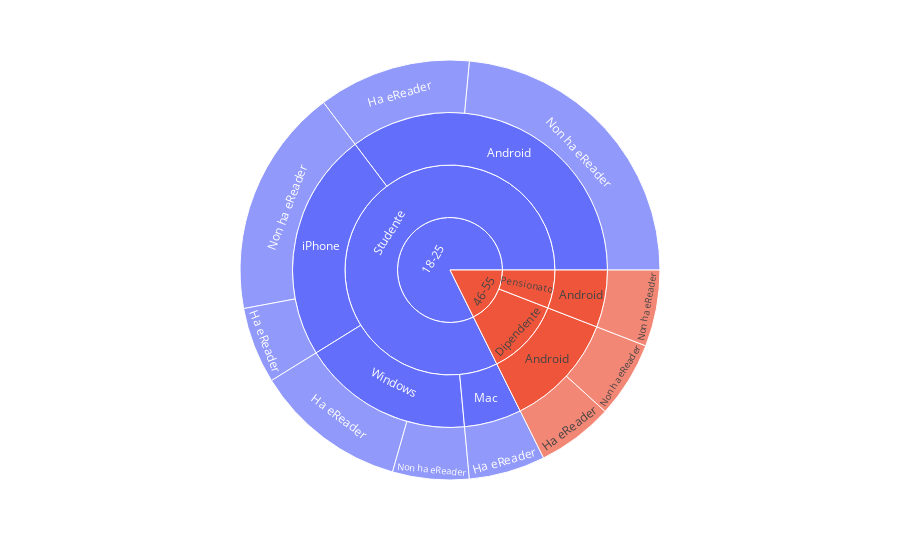
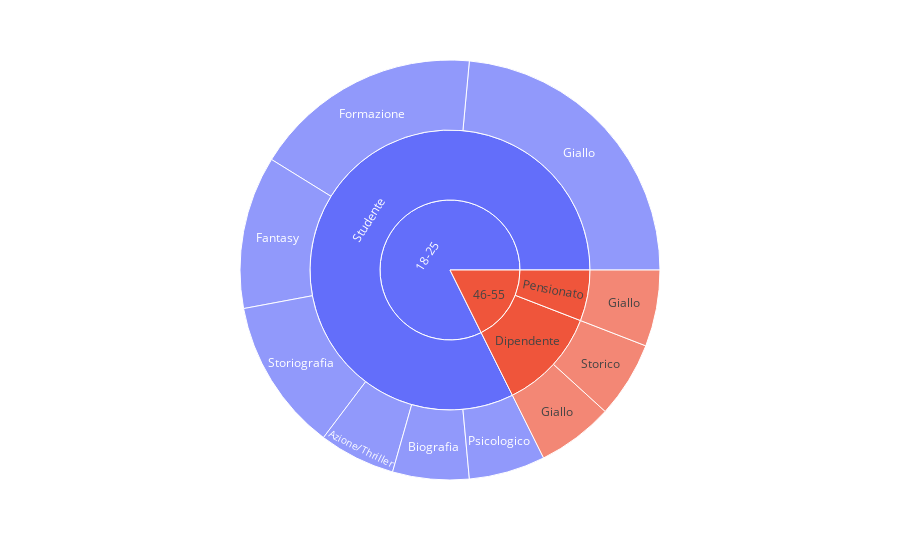

The notebook cell saved with these charts, in order:
### Code cell
# Apparently this applies changes even to the previous data frame
# Does sunburst_df = df make a copy of the df or what else? 

sunburst_df = df.copy()
sunburst_df["kindle"] = sunburst_df["kindle"].apply({'Si': 'Ha eReader', 'No': 'Non ha eReader'}.get)
fig_device = px.sunburst(sunburst_df, path=['Età', 'Lavoro', 'device', 'kindle'])
fig_device.show()
fig_genere = px.sunburst(sunburst_df, path=['Età', 'Lavoro', 'Genere letterario preferito'])
fig_genere.show()

### Figure 1 — Plotly figure (JSON) as saved in the notebook; plotly's stock layout.template omitted (floating-point values rounded to 4 significant figures)
{"data": [{"branchvalues": "total", "domain": {"x": [0, 1], "y": [0, 1]}, "hovertemplate": "labels=%{label}<br>count=%{value}<br>parent=%{parent}<br>id=%{id}<extra></extra>", "ids": ["46-55/Dipendente/Android/Ha eReader", "18-25/Studente/Android/Ha eReader", "18-25/Studente/Mac/Ha eReader", "18-25/Studente/Windows/Ha eReader", "18-25/Studente/iPhone/Ha eReader", "46-55/Dipendente/Android/Non ha eReader", "46-55/Pensionato/Android/Non ha eReader", "18-25/Studente/Android/Non ha eReader", "18-25/Studente/Windows/Non ha eReader", "18-25/Studente/iPhone/Non ha eReader", "46-55/Dipendente/Android", "46-55/Pensionato/Android", "18-25/Studente/Android", "18-25/Studente/Mac", "18-25/Studente/Windows", "18-25/Studente/iPhone", "46-55/Dipendente", "46-55/Pensionato", "18-25/Studente", "18-25", "46-55"], "labels": ["Ha eReader", "Ha eReader", "Ha eReader", "Ha eReader", "Ha eReader", "Non ha eReader", "Non ha eReader", "Non ha eReader", "Non ha eReader", "Non ha eReader", "Android", "Android", "Android", "Mac", "Windows", "iPhone", "Dipendente", "Pensionato", "Studente", "18-25", "46-55"], "name": "", "parents": ["46-55/Dipendente/Android", "18-25/Studente/Android", "18-25/Studente/Mac", "18-25/Studente/Windows", "18-25/Studente/iPhone", "46-55/Dipendente/Android", "46-55/Pensionato/Android", "18-25/Studente/Android", "18-25/Studente/Windows", "18-25/Studente/iPhone", "46-55/Dipendente", "46-55/Pensionato", "18-25/Studente", "18-25/Studente", "18-25/Studente", "18-25/Studente", "46-55", "46-55", "18-25", "", ""], "type": "sunburst", "values": [1, 2, 1, 2, 1, 1, 1, 4, 1, 3, 2, 1, 6, 1, 3, 4, 2, 1, 14, 14, 3]}], "layout": {"autosize": true, "legend": {"tracegroupgap": 0}, "margin": {"t": 60}}}

### Figure 2 — Plotly figure (JSON) as saved in the notebook; plotly's stock layout.template omitted (floating-point values rounded to 4 significant figures)
{"data": [{"branchvalues": "total", "domain": {"x": [0, 1], "y": [0, 1]}, "hovertemplate": "labels=%{label}<br>count=%{value}<br>parent=%{parent}<br>id=%{id}<extra></extra>", "ids": ["18-25/Studente/Azione/Thriller", "18-25/Studente/Biografia", "18-25/Studente/Fantasy", "18-25/Studente/Formazione", "46-55/Dipendente/Giallo", "46-55/Pensionato/Giallo", "18-25/Studente/Giallo", "18-25/Studente/Psicologico", "46-55/Dipendente/Storico", "18-25/Studente/Storiografia", "46-55/Dipendente", "46-55/Pensionato", "18-25/Studente", "18-25", "46-55"], "labels": ["Azione/Thriller", "Biografia", "Fantasy", "Formazione", "Giallo", "Giallo", "Giallo", "Psicologico", "Storico", "Storiografia", "Dipendente", "Pensionato", "Studente", "18-25", "46-55"], "name": "", "parents": ["18-25/Studente", "18-25/Studente", "18-25/Studente", "18-25/Studente", "46-55/Dipendente", "46-55/Pensionato", "18-25/Studente", "18-25/Studente", "46-55/Dipendente", "18-25/Studente", "46-55", "46-55", "18-25", "", ""], "type": "sunburst", "values": [1, 1, 2, 3, 1, 1, 4, 1, 1, 2, 2, 1, 14, 14, 3]}], "layout": {"autosize": true, "legend": {"tracegroupgap": 0}, "margin": {"t": 60}}}
